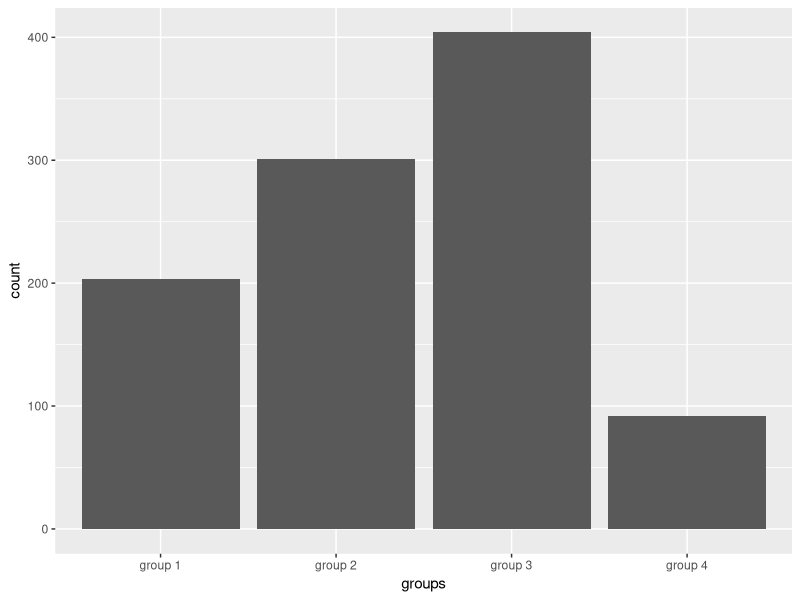
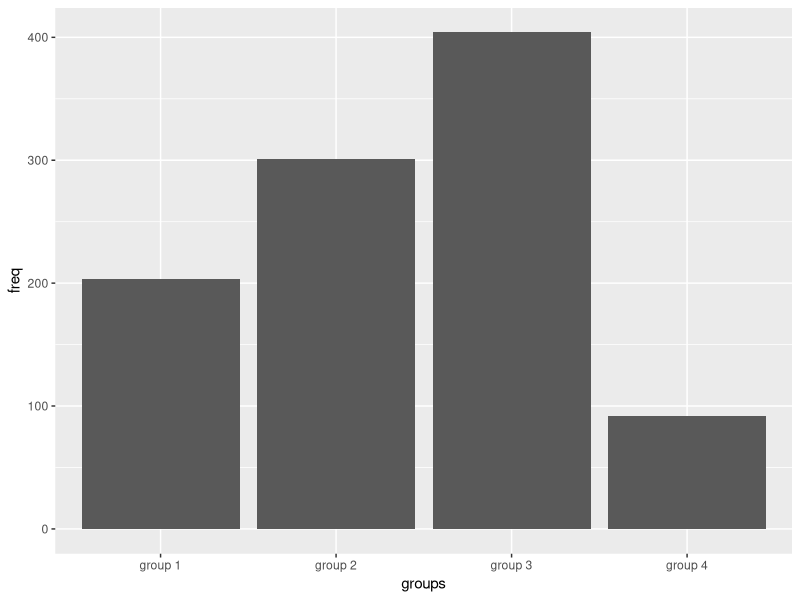
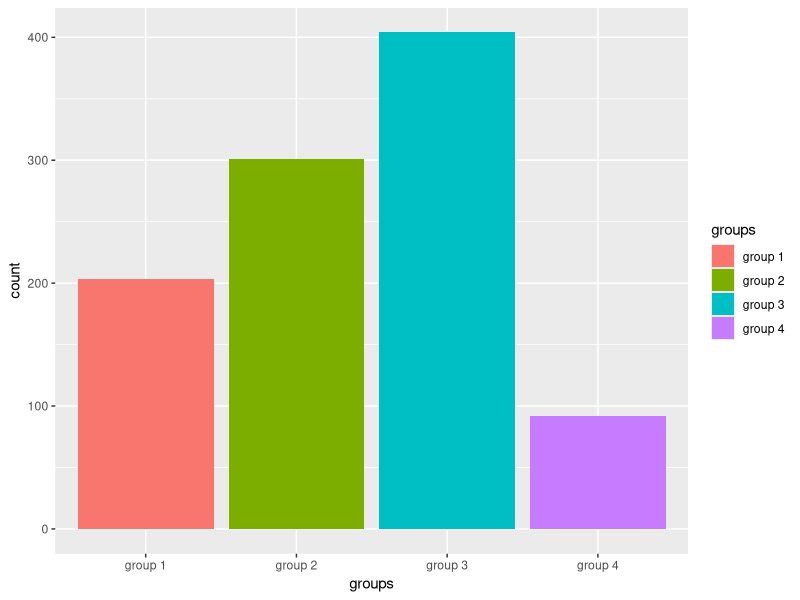
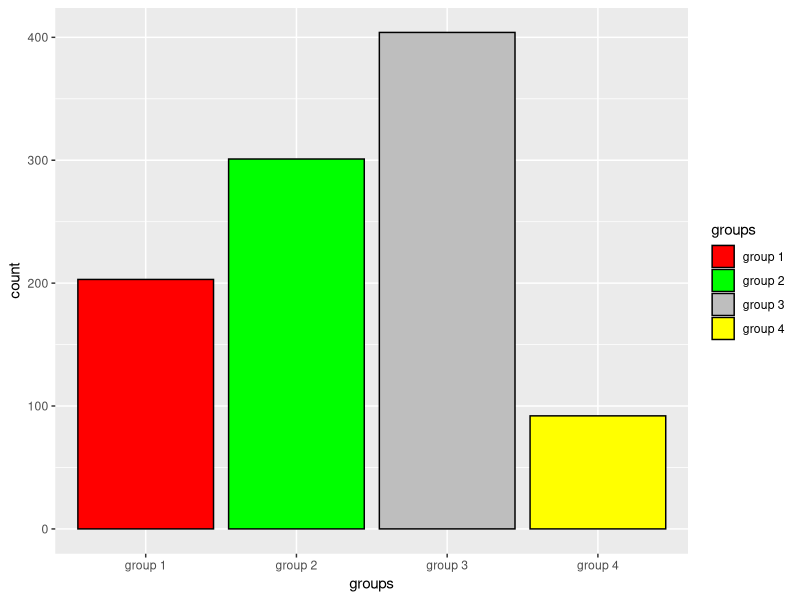
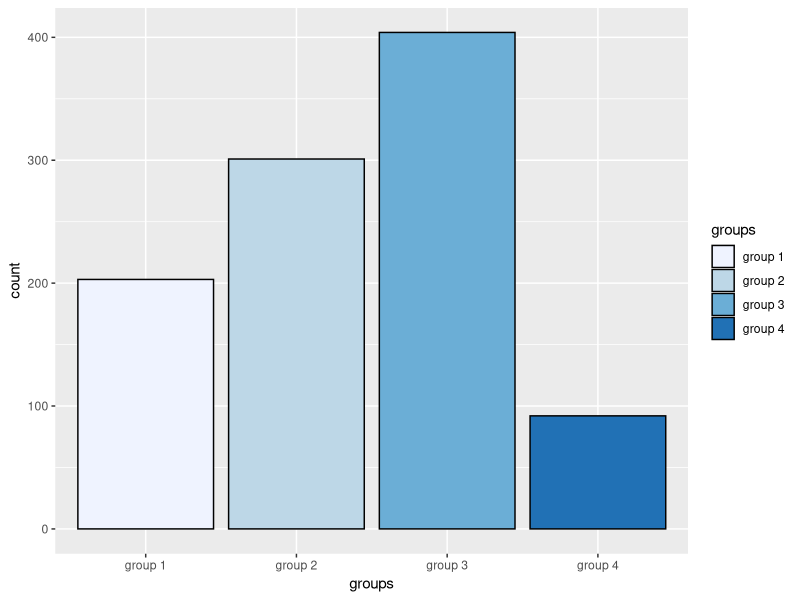
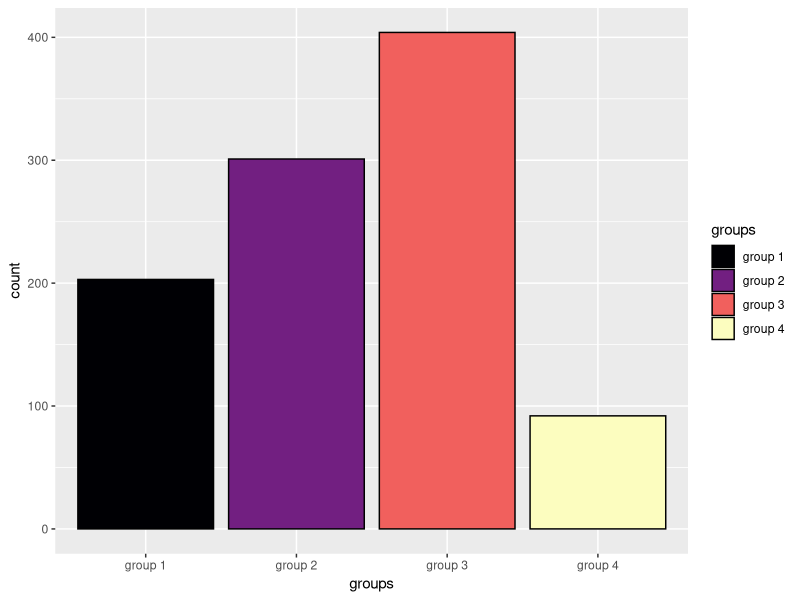
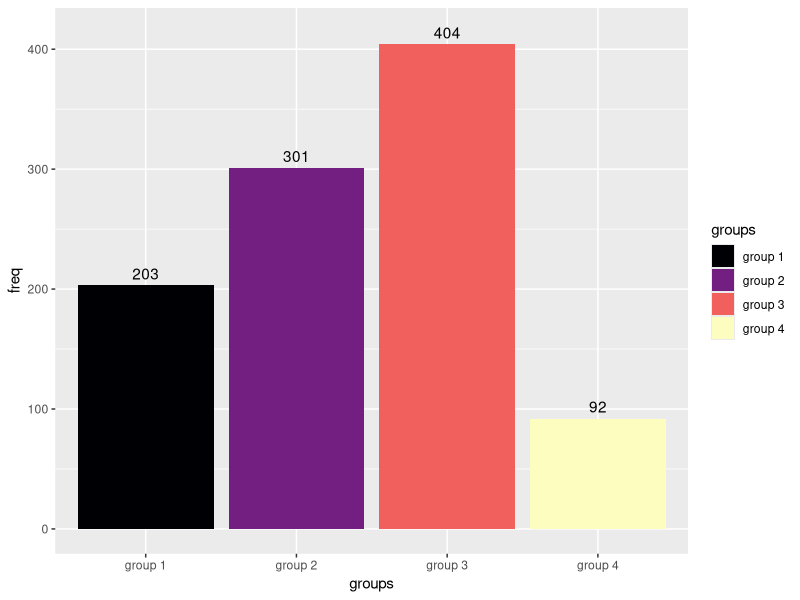

Source code (R) for these figures, in order:
# clear work space
rm(list = ls())
graphics.off()

# load libraries
library(ggplot2)
library(dplyr)
library(tibble)
library(forcats)

# some data
groups <- paste("group", 1:4, sep = " ")
probs <- c(.2, .3, .4, .1)

set.seed(123)
df.data <- sample(groups, 1000, T, probs) %>% 
  tibble(groups = .)

## bar plot
df.data %>% 
  ggplot(aes(x = groups)) +
  geom_bar()

## bar plot stat = identity
df.data %>% 
  group_by(groups) %>% 
  summarise(freq = n()) %>% 
  ggplot(aes(x = groups,
             y = freq)) +
  geom_bar(stat = "identity")

## fill colors
df.data %>% 
  ggplot(aes(x = groups,
             fill = groups)) +
  geom_bar()

## alter fill color scalling

## a) mannuel colors
df.data %>% 
  ggplot(aes(x = groups,
             fill = groups)) +
  geom_bar(color = "black") +
  scale_fill_manual(values = c("red", "green", "gray", "yellow"))

## b) brewer - palattes
df.data %>% 
  ggplot(aes(x = groups,
             fill = groups)) +
  geom_bar(color = "black") +
  scale_fill_brewer(palette = 1)

## c) viridis - palette
df.data %>% 
  ggplot(aes(x = groups,
             fill = groups)) +
  geom_bar(color = "black") +
  scale_fill_viridis_d(option = "A")

## add lables on top of each column
df.data %>% 
  group_by(groups) %>% 
  summarise(freq = n()) %>% 
  ggplot(aes(x = groups,
             y = freq,
             fill = groups)) +
  geom_bar(stat = "identity") +
  scale_fill_viridis_d(option = "A") +
  # lables on top of each column
  geom_text(aes(label = freq,
                y = freq + 10))

## car data set
figure <- mpg %>% 
  group_by(manufacturer) %>% 
  summarise(n = n()) %>% 
  ungroup() %>% 
  mutate(percent = round(n / sum(n) * 100, 1),
         percent = paste(percent, "%", sep = "")) %>% 
  arrange(desc(n)) %>%
  # ad manufacturer as factor
  mutate(manufacturer = as_factor(manufacturer),
         manufacturer = fct_inorder(manufacturer)) %>%
  # plot
  ggplot(aes(x = manufacturer,
             y = n,
             fill = manufacturer)) +
  geom_bar(stat = "identity") +
  # add lables
  geom_text(aes(label = percent,
                y = n + 0.5),
            size = 3) +
  # add color scale
  scale_fill_viridis_d(option = "B",
                       direction = -1) +
  xlab("Car manufacturer") +
  ylab("Car count") +
  ggtitle("Number of Car per each manufacturer")

ggsave("manufacturer.png", plot = figure, units = "cm",
       width = 26, height = 21)